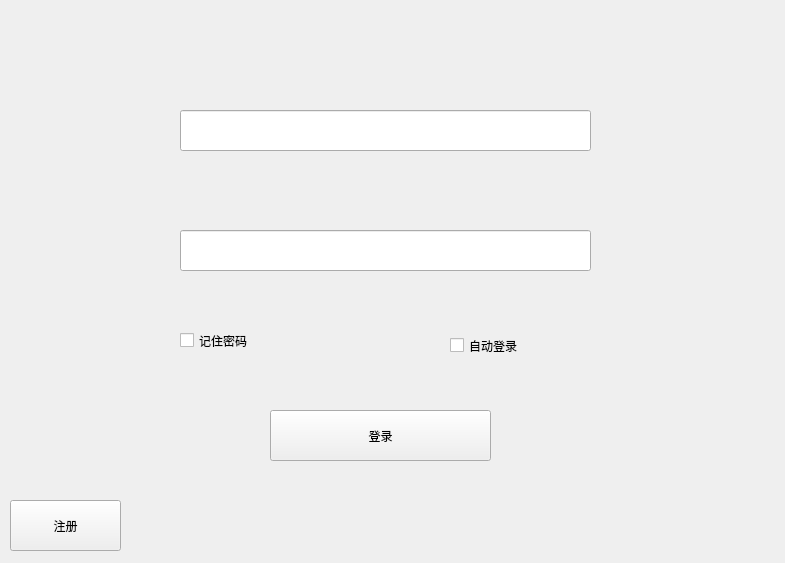
<?xml version="1.0" encoding="UTF-8"?>
<ui version="4.0">
 <class>Form</class>
 <widget class="QWidget" name="Form">
  <property name="geometry">
   <rect>
    <x>0</x>
    <y>0</y>
    <width>785</width>
    <height>563</height>
   </rect>
  </property>
  <property name="minimumSize">
   <size>
    <width>785</width>
    <height>563</height>
   </size>
  </property>
  <property name="maximumSize">
   <size>
    <width>785</width>
    <height>563</height>
   </size>
  </property>
  <property name="windowTitle">
   <string>Form</string>
  </property>
  <widget class="QLineEdit" name="lineEdit_usrid">
   <property name="geometry">
    <rect>
     <x>180</x>
     <y>110</y>
     <width>411</width>
     <height>41</height>
    </rect>
   </property>
  </widget>
  <widget class="QLineEdit" name="lineEdit_pswd">
   <property name="geometry">
    <rect>
     <x>180</x>
     <y>230</y>
     <width>411</width>
     <height>41</height>
    </rect>
   </property>
  </widget>
  <widget class="QPushButton" name="pushButton_login">
   <property name="geometry">
    <rect>
     <x>270</x>
     <y>410</y>
     <width>221</width>
     <height>51</height>
    </rect>
   </property>
   <property name="text">
    <string>登录</string>
   </property>
   <property name="checkable">
    <bool>false</bool>
   </property>
  </widget>
  <widget class="QCheckBox" name="checkBox_rmbrpswd">
   <property name="geometry">
    <rect>
     <x>180</x>
     <y>300</y>
     <width>161</width>
     <height>81</height>
    </rect>
   </property>
   <property name="text">
    <string>记住密码</string>
   </property>
  </widget>
  <widget class="QCheckBox" name="checkBox_autologin">
   <property name="geometry">
    <rect>
     <x>450</x>
     <y>300</y>
     <width>131</width>
     <height>91</height>
    </rect>
   </property>
   <property name="text">
    <string>自动登录</string>
   </property>
  </widget>
  <widget class="QPushButton" name="pushButton_regist">
   <property name="geometry">
    <rect>
     <x>10</x>
     <y>500</y>
     <width>111</width>
     <height>51</height>
    </rect>
   </property>
   <property name="text">
    <string>注册</string>
   </property>
   <property name="checkable">
    <bool>false</bool>
   </property>
  </widget>
 </widget>
 <resources/>
 <connections/>
</ui>
